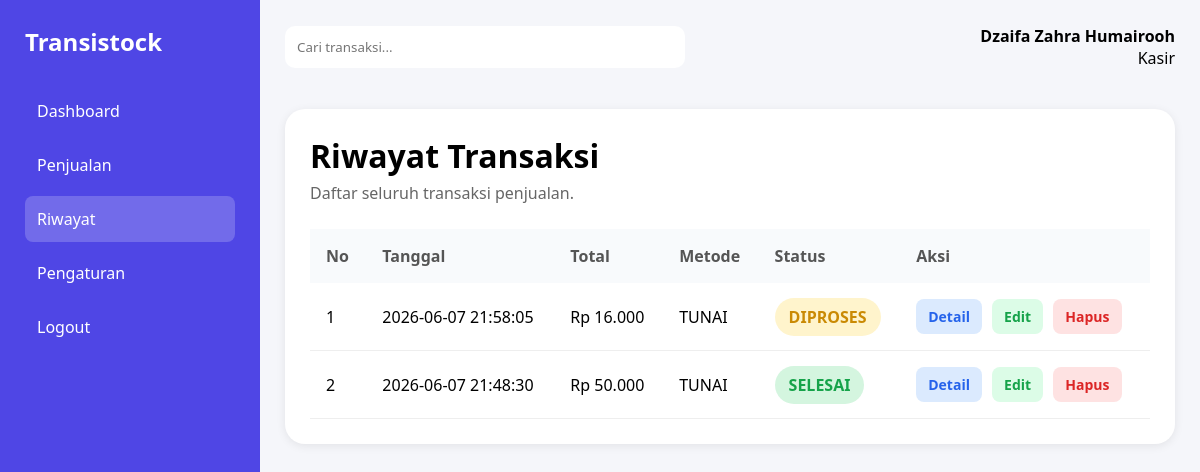
Page /kasir/riwayat.php (signed in) on the committed database.
### tables this page shows
CREATE TABLE `transaksi` (
  `id_transaksi` int(11) NOT NULL,
  `id_user` int(11) DEFAULT NULL,
  `tanggal` datetime DEFAULT NULL,
  `total` decimal(12,2) DEFAULT NULL,
  `metode_pembayaran` varchar(50) DEFAULT NULL,
  `status` enum('SELESAI','DIPROSES','REFUND') DEFAULT NULL
);

### kasir/riwayat.php (the view, shortened to what this page needs)
<?php
include '../config/koneksi.php';
$data = mysqli_query($conn,"
    SELECT *
    FROM transaksi
    ORDER BY tanggal DESC
");
?>
<!DOCTYPE html>
<html>
<head>
    <link rel="stylesheet" href="../admin/dashboard.css">
</head>
<body>
<div class="container">
    <div class="sidebar">
        <h2>Transistock</h2>
        <ul>
            <li>
                <a href="dashboard_kasir.php">
                    Dashboard
                </a>
            </li>
            <li>
                <a href="penjualan.php">
                    Penjualan
                </a>
            </li>
            <li class="active">
                Riwayat
            </li>
            <li>
                <a href="pengaturan.php">
                    Pengaturan
                </a>
            </li>
            <li>
                <a href="../auth/logout.php">
                    Logout
                </a>
            </li>
        </ul>
    </div>
    <div class="main">
        <div class="header">
            <input
                type="text"
                placeholder="Cari transaksi...">
            <div class="profile">
                <h4><?= $_SESSION['nama']; ?></h4>
                <p>Kasir</p>
            </div>
        </div>
        <div class="inventory-card">
            <div class="inventory-top">
                <div>
                    <h2>Riwayat Transaksi</h2>
                    <p>Daftar seluruh transaksi penjualan.</p>
                </div>
            </div>
            <table class="inventory-table">
                <thead>
                    <tr>
                        <th>No</th>
                        <th>Tanggal</th>
                        <th>Total</th>
                        <th>Metode</th>
                        <th>Status</th>
                        <th>Aksi</th>
                    </tr>
                </thead>
                <tbody>
                <?php $no = 1; ?>
                <?php while($row = mysqli_fetch_assoc($data)) : ?>
                <tr>
                    <td><?= $no++; ?></td>
                    <td>
                        <?= $row['tanggal']; ?>
                    </td>
                    <td>
                        Rp <?= number_format($row['total'],0,',','.'); ?>
                    </td>
                    <td>
                        <?= $row['metode_pembayaran']; ?>
                    </td>
                    <td>
                       <?php
if($row['status'] == 'SELESAI'){
    $warna = '#d4f5df';
    $text = '#16a34a';
}
elseif($row['status'] == 'DIPROSES'){
    $warna = '#fff4cc';
    $text = '#ca8a04';
}
else{
    $warna = '#ffe0e0';
    $text = '#dc2626';
}
?>
<span
style="
background:<?= $warna ?>;
color:<?= $text ?>;
padding:8px 14px;
border-radius:20px;
font-weight:600;
">
<?= $row['status']; ?>
</span>
                    </td>
         <td>
    <a
        href="detail_transaksi.php?id=<?= $row['id_transaksi']; ?>"
        class="action-edit">
        Detail
    </a>
    <a
        href="edit_transaksi.php?id=<?= $row['id_transaksi']; ?>"
        class="action-stock">
        Edit
    </a>
    <a
        href="hapus_transaksi.php?id=<?= $row['id_transaksi']; ?>"
        class="action-delete"
        onclick="return confirm('Hapus transaksi ini?')">
        Hapus
    </a>
</td>
                </tr>
                <?php endwhile; ?>
                </tbody>
            </table>
        </div>
    </div>
</div>
</body>
</html>

### admin/dashboard.css (style rules this page uses)
* { margin:0; padding:0; box-sizing:border-box; font-family:Segoe UI, sans-serif; }
body { background:#f5f6fa; }
.container { display:flex; min-height:100vh; }
.sidebar { width:260px; background:#4f46e5; color:white; padding:25px; }
.sidebar h2 { margin-bottom:30px; }
.sidebar ul { list-style:none; }
.sidebar li { padding:12px; margin-bottom:8px; border-radius:8px; cursor:pointer; }
.sidebar li:hover, .sidebar .active { background:rgba(255,255,255,0.2); }
.sidebar a { color:white; text-decoration:none; }
.main { flex:1; padding:25px; }
.header { display:flex; justify-content:space-between; align-items:center; margin-bottom:25px; }
.header input { width:400px; padding:12px; border:none; border-radius:10px; }
.profile { text-align:right; }
.inventory-card { background:white; padding:25px; border-radius:20px; box-shadow:0 2px 10px rgba(0,0,0,0.08); margin-top:40px; }
.inventory-top { display:flex; justify-content:space-between; align-items:center; margin-bottom:25px; }
.inventory-top h2 { font-size:32px; margin-bottom:5px; }
.inventory-top p { color:#666; }
.inventory-table { width:100%; border-collapse:collapse; }
.inventory-table th { background:#f8fafc; color:#555; padding:16px; text-align:left; }
.inventory-table td { padding:16px; border-bottom:1px solid #eee; }
.action-edit, .action-delete, .action-stock { display:inline-block; padding:8px 12px; border-radius:8px; text-decoration:none; font-size:14px; font-weight:600; margin-right:6px; }
.action-edit { background:#dbeafe; color:#2563eb; }
.action-delete { background:#fee2e2; color:#dc2626; }
.action-stock { background:#dcfce7; color:#16a34a; }

### rows in the picture
transaksi: tanggal "2026-06-07 21:58:05", total "16.000", metode_pembayaran "TUNAI", status "DIPROSES"
transaksi: tanggal "2026-06-07 21:48:30", total "50.000", metode_pembayaran "TUNAI", status "SELESAI"

### other values in the picture
$_SESSION['nama'] "Dzaifa Zahra Humairooh"
